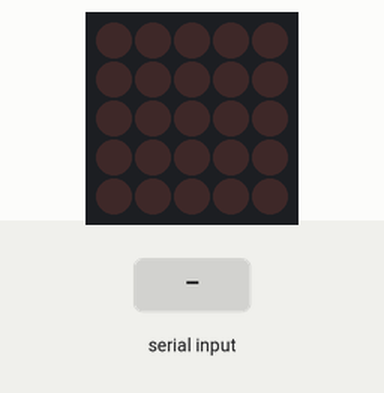
Recording of a sketch running on a simulated Arduino Uno, built with avr-gcc and run on an emulated ATmega328P. Shown: 5×5 LED matrix. Wiring (inferred from the names in the program): LED matrix (orientation assumed): rows pin 9, pin 10, pin 11, pin 12, pin 13; columns pin 4, pin 5, pin 6, pin 7, pin 8. Inputs (shaded band) come from the test bench. What the sketch prints to the serial monitor is not drawn.

Above: at 1.2 s.
1.3 s: byte 30 received over Serial
4.3 s: byte 90 received over Serial
At 4.9 s:
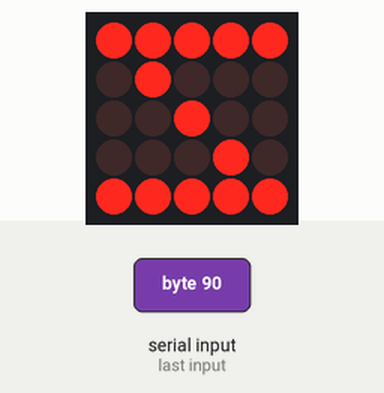
7.3 s: byte 120 received over Serial
Timing chart, 0 to 10.3 s (numbered marks = the images above; inputs shaded):
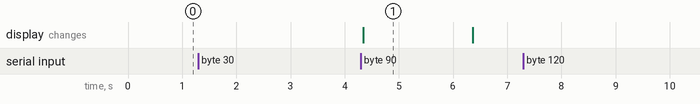

The sketch:

exp.ino
```cpp
#define NUM_ROW_COL 5

const int rows[] = {9, 10, 11, 12, 13};
const int columns[] = {4, 5, 6, 7, 8};


const byte alphabets[][5] = {
    //A
    {B00100,
     B01010,
     B11111,
     B10001,
     B10001},
    //B
    {B11110,
     B10001,
     B11110,
     B10001,
     B11110},
    //C
    {B11111,
     B10000,
     B10000,
     B10000,
     B11111},
    //D
    {B11110,
     B10001,
     B10001,
     B10001,
     B11110},
    //E
    {B11111,
     B10000,
     B11110,
     B10000,
     B11111},
    //F
    {B11111,
     B10000,
     B11100,
     B10000,
     B10000},
    //G
    {B11111,
     B10000,
     B10011,
     B10001,
     B01110},
    //H
    {B10001,
     B10001,
     B11111,
     B10001,
     B10001},
    //I
    {B01110,
     B00100,
     B00100,
     B00100,
     B01110},
    //J
    {B11111,
     B00010,
     B00010,
     B10010,
     B01100},
    //K
    {B10001,
     B10010,
     B10100,
     B11010,
     B10001},
    //L
    {B10000,
     B10000,
     B10000,
     B10000,
     B11110},
    //M
    {B01010,
     B10101,
     B10101,
     B10001,
     B10001},
    //N
    {B10001,
     B11001,
     B10101,
     B10011,
     B10001},

    {B01110,
     B10001,
     B10001,
     B10001,
     B01110},

    {B11110,
     B10001,
     B11110,
     B10000,
     B10000},

    {B01110,
     B10001,
     B10101,
     B01110,
     B00100},

    {B11110,
     B10010,
     B11100,
     B10010,
     B10001},

    {B01111,
     B10000,
     B01110,
     B00001,
     B11110},

    {B11111,
     B00100,
     B00100,
     B00100,
     B00100},

    {B10001,
     B10001,
     B10001,
     B10001,
     B01110},

    {B10001,
     B10001,
     B10001,
     B01010,
     B00100},

    {B10001,
     B10001,
     B10101,
     B10101,
     B01010},

    {B10001,
     B01010,
     B00100,
     B01010,
     B10001},

    {B10001,
     B01010,
     B00100,
     B00100,
     B00100},

    {B11111,
     B00010,
     B00100,
     B01000,
     B11111}};


void setup() {

    int i;
    for (i = 0; i < NUM_ROW_COL; i++) {
        Serial.begin(9600);
        pinMode(rows[i], OUTPUT);
        pinMode(columns[i], OUTPUT);
//        digitalWrite(columns[i], HIGH);
    }
}

void loop() {

    if (Serial.available()) {
        int input = Serial.read();

        display(alphabets[input - 65], 2000);
        Serial.println((char)input);
    }
//    for(int i = 1; i<=5; i++) {
//      display(symbol, 1000);
//      display(alphabets['U' - 65], 1000);
//    }
}

void display(const byte *letter, long duration) {
    long start = millis();

    while (start + duration > millis()) {
      for (int r = 0; r < NUM_ROW_COL; r++) {
        digitalWrite(rows[r], HIGH);
          for (int c = 0; c < NUM_ROW_COL; c++) {
              boolean letterBit = bitRead(letter[r], c);
              if (letterBit == 1) {
                digitalWrite(columns[c], LOW);
              }
              delayMicroseconds(100);
             digitalWrite(columns[c], HIGH);
          }
        digitalWrite(rows[r], LOW);
      };
    }
    delay(200);
}
```

Measured:
- after the input at 1.3 s, every drawn part: stays the same
- after the input at 4.3 s, the display: changes at once (image 1)
- after the input at 7.3 s, every drawn part: stays the same
- what the display in image 1 shows lasts 2.1 s, from 4.3 s to 6.4 s
